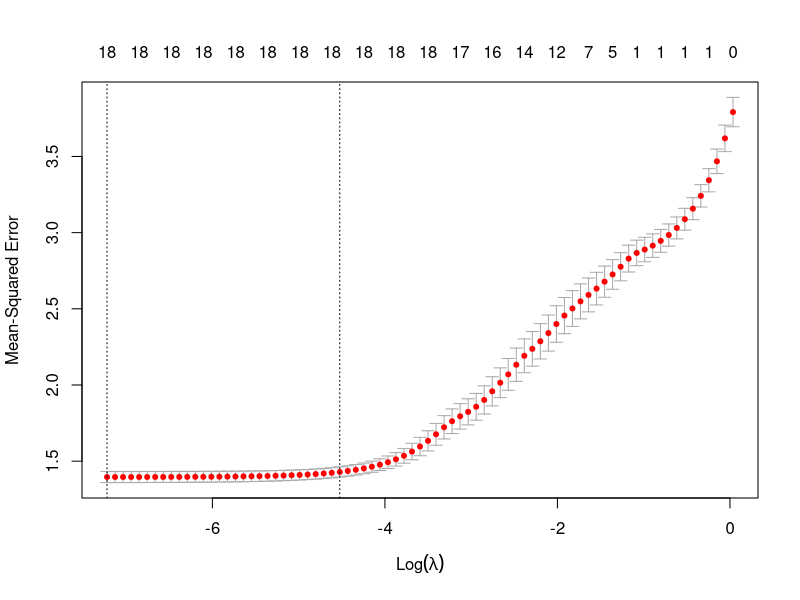
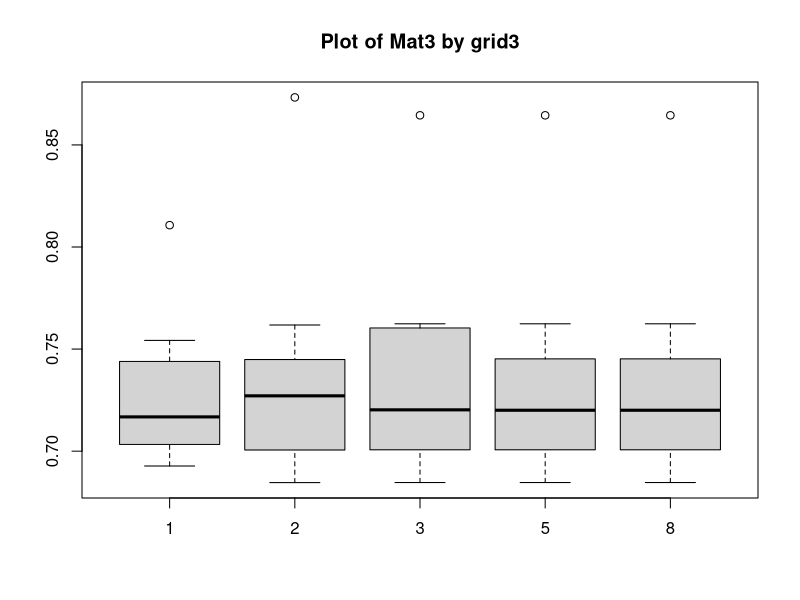
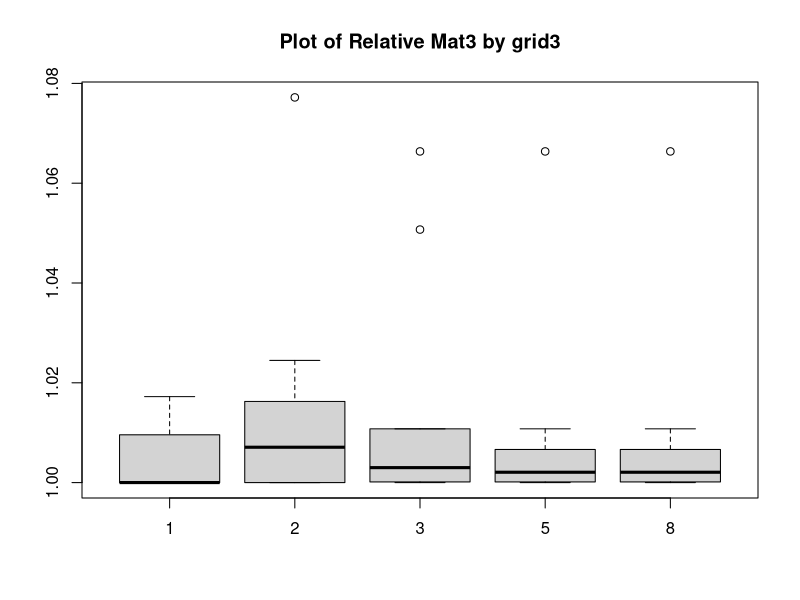
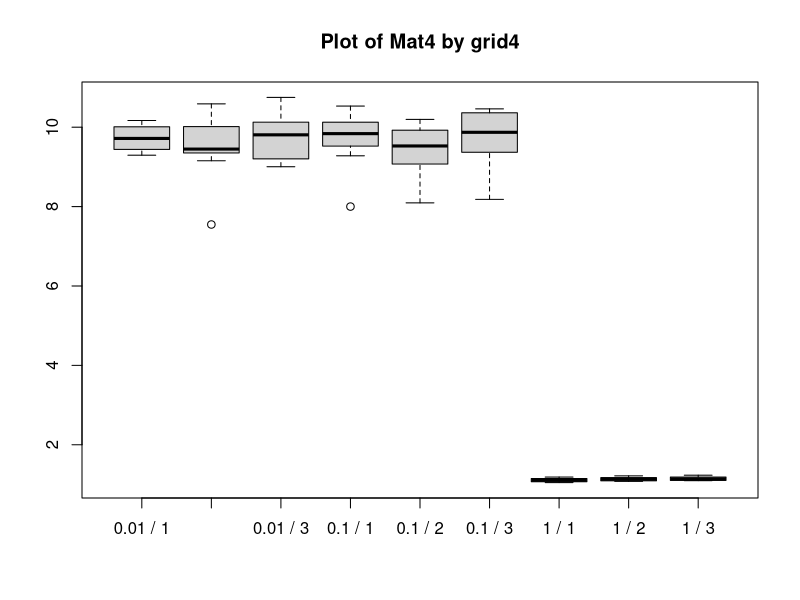
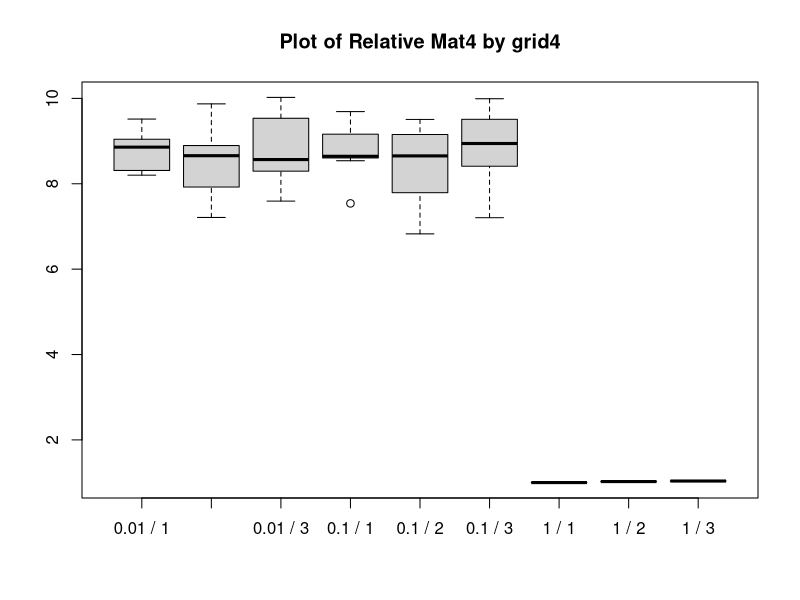
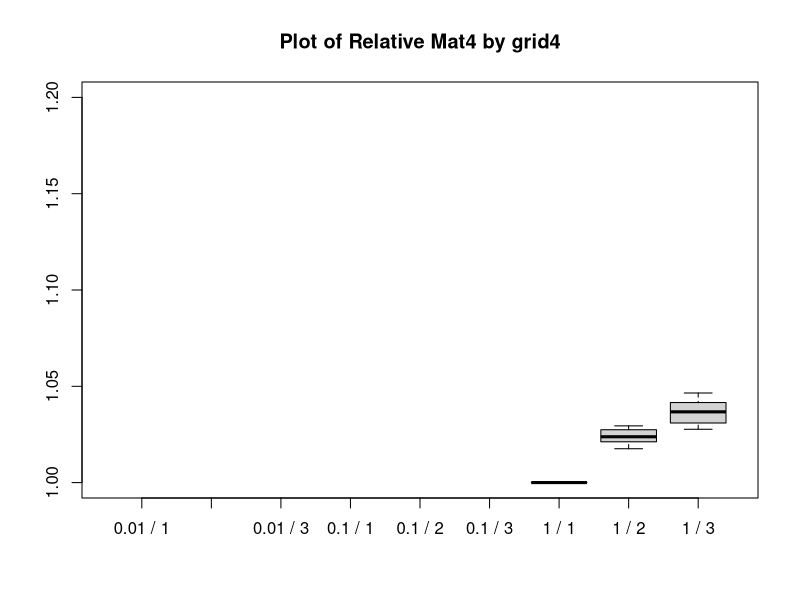

These charts were generated, in order, by the following R code:
# The libraries we need
library(caret)
library(nnet)
library(randomForest)
library(glmnet)

#Read the data and preprocess
ins <- read.csv("Insurance.csv", header=TRUE)
ins = ins[ins$claims>0,]
ins$zone = as.factor(ins$zone)
ins$make = as.factor(ins$make)
##### Replacing factors with dummy variables
#####   One for every level.
ins.dv = data.frame(predict(dummyVars("~.", data=ins), newdata=ins))
head(ins.dv)
summary(ins.dv)

# Creating 2 sets
set.seed(7703185, kind="Mersenne-Twister")
reorder = sample.int(nrow(ins.dv))
set1 = ins.dv[reorder <= 1300,]
set2 = ins.dv[reorder > 1300,]
#######################################################################

# Helper function for later
rescale <- function(x1,x2){
  for(col in 1:ncol(x1)){
    a <- min(x2[,col])
    b <- max(x2[,col])
    x1[,col] <- (x1[,col]-a)/(b-a)
  }
  x1
}

#######################################################################
## Fitting Machines
#######################################################################

## Machine 1: 
set.seed(49128990, kind="Mersenne-Twister")
mod1 = lm(per~., data=set1)
summary(mod1)

# Remove columns from X that "cause problems"
set1a = set1[,-c(9,19)]
mod1a = lm(per~., data=set1a)
summary(mod1a)

p1a = predict(mod1a, newdata=set1)
e1a = mean((set1$per - p1a)^2)
p1b = predict(mod1a, newdata=set2)
e1b = mean((set2$per - p1b)^2)

#######################################################################
## Machine 2: 

set.seed(49128990, kind="Mersenne-Twister")
mod2 = cv.glmnet(y=set1$per, x=as.matrix(set1[,-c(1,9,19)]), 
                 family="gaussian")
mod2
x11()
plot(mod2) 

p2a.1 = predict(mod2, newx=as.matrix(set1[,-c(1,9,19)]), s=mod2$lambda.min)
p2a.2 = predict(mod2, newx=as.matrix(set1[,-c(1,9,19)]), s=mod2$lambda.1se)
e2a.1 = mean((set1$per - p2a.1)^2)
e2a.2 = mean((set1$per - p2a.2)^2)
p2b.1 = predict(mod2, newx=as.matrix(set2[,-c(1,9,19)]), s=mod2$lambda.min)
p2b.2 = predict(mod2, newx=as.matrix(set2[,-c(1,9,19)]), s=mod2$lambda.1se)
e2b.1 = mean((set2$per - p2b.1)^2)
e2b.2 = mean((set2$per - p2b.2)^2)

#######################################################################
## Machine 3

# Will use 2 reps of 5-fold cross-validation to tune this
#### Tune
set.seed(8415478, kind="Mersenne-Twister")
R = 2
V = 5
n1 = nrow(set1)

#### Set up CV Folds
Index1 = matrix(NA, nrow=n1, ncol=R)
for(r in 1:R){
  Index1[,r]=floor((sample.int(n1)-1)*V/n1) + 1
}

#### Set up tuning parameter grid
grid3 = c(1,2,3,5,8)

#### Set up matrices for storing error measures
Mat3 = matrix(NA, nrow=length(grid3), ncol=V*R+1)
Mat3[,1] = grid3

#### Run CV
for (r in 1:R){ 
  for(v in 1:V){
    set1.1 = set1[Index1[,r]!=v,-c(9,19)]
    set1.2 = set1[Index1[,r]==v,-c(9,19)]
    # Start counter for storing grid results in rows
    qq=1
    # Start Analysis Loop for all tuning parameters
    for(g in grid3){
      fit = ppr(per~., data=set1.1, nterms=g, 
                  max.terms=10, sm.method="gcvspline") 
      pfit = predict(fit, newdata=set1.2)
      Mat3[qq,(r-1)*V+v+1] = mean((pfit - set1.2$per)^2)
      qq = qq+1
    }
  }
}
#### Full matrix of results
Mat3
#### Mean error for each tuning parameter
mean.Mat3 = apply(Mat3[,-1], 1, mean)
cbind(grid3,mean.Mat3)

#### Plot results. 
x11(pointsize=10)
boxplot(x=sqrt(Mat3[,-1]), use.cols=FALSE, names=grid3,
        main="Plot of Mat3 by grid3")

#### Plot RELATIVE results. 
lowt = apply(Mat3[,-1], 2, min)

x11(pointsize=10)
boxplot(x=sqrt(t(Mat3[,-1])/lowt), names=grid3,
        main="Plot of Relative Mat3 by grid3")

#### Refit model with lowest mean error
mod3 = ppr(per~., data=set1, nterms=grid3[which.min(mean.Mat3)], 
           max.terms=10, sm.method="gcvspline") 
summary(mod3)

p3a = predict(mod3, newdata=set1)
e3a = mean((set1$per - p3a)^2)
p3b = predict(mod3, newdata=set2)
e3b = mean((set2$per - p3b)^2)

#######################################################################
## Machine 4

# Will use 2 reps of 5-fold cross-validation to tune this
#### Tune
set.seed(1851128, kind="Mersenne-Twister")
R = 2
V = 5
n1 = nrow(set1)

#### Set up CV Folds
Index2 = matrix(NA, nrow=n1, ncol=R)
for(r in 1:R){
  Index2[,r] = floor((sample.int(n1)-1)*V/n1) + 1
}

#### Set up tuning parameter grid
nrounds = 10
grid4 = expand.grid(c(1,2,3),c(.01,.1,1))

#### Set up matrices for storing error measures
Mat4 = matrix(NA, nrow=nrow(grid4), ncol=V*R+ncol(grid4))
Mat4[,c(1,2)] = as.matrix(grid4)

#### Run CV
for (r in 1:R){ 
  for(v in 1:V){
    set1.1y = as.matrix(set1[Index2[,r]!=v,]$per)
    set1.1xu = as.matrix(set1[Index2[,r]!=v,-c(1,9,19)]) 
    set1.1x = rescale(set1.1xu, set1.1xu) 

    set1.2y = as.matrix(set1[Index2[,r]==v,]$per)
    set1.2xu = as.matrix(set1[Index2[,r]==v,-c(1,9,19)]) 
    set1.2x = rescale(set1.2xu, set1.1xu) 
    
    # Start counter for storing grid results in rows
    for(qq in 1:nrow(Mat4)){
      ## Restart nnet nrounds times to get best fit for each set of parameters 
      val.final = 9e99
      #  check <- MSE.final
      for(i in 1:nrounds){
        fit = nnet(y=set1.1y, x=set1.1x, linout=TRUE, 
                   size=grid4[qq,2], decay=grid4[qq,1], 
                   maxit=2000, trace=FALSE)
        val = fit$value/nrow(set1.1x)
        if(val < val.final){ 
          val.final = val
          fit.final = fit
        }
      pfit = predict(fit.final, newdata=set1.2x)
      Mat4[qq,(r-1)*V+v+2] = mean((set1.2y - pfit)^2)
      }
    }
  }
}
#### Full matrix of results
Mat4

#### Mean error for each tuning parameter
mean.Mat4 = apply(Mat4[,-c(1,2)], 1, mean)
cbind(grid4,mean.Mat4)

g4names = paste(Mat4[,2],"/",Mat4[,1])

#### Plot results. 
x11(pointsize=10)
boxplot(x=sqrt(Mat4[,-c(1,2)]), use.cols=FALSE, names=g4names,
        main="Plot of Mat4 by grid4")

#### Plot RELATIVE results. 
lowt = apply(Mat4[,-c(1,2)], 2, min)

x11(pointsize=10)
boxplot(x=sqrt(t(Mat4[,-c(1,2)])/lowt), names=g4names,
        main="Plot of Relative Mat4 by grid4")

#### Plot FOCUSED RELATIVE results. 

x11(pointsize=10)
boxplot(x=sqrt(t(Mat4[,-c(1,2)])/lowt), names=g4names, ylim=c(1,1.2),
        main="Plot of Relative Mat4 by grid4")

mean.rMat4 = apply(t(Mat4[,-c(1,2)])/lowt, 2, mean)
cbind(grid4,mean.rMat4)
best.parms = as.numeric(grid4[which.min(mean.rMat4),])


#### Fit Chosen Model
set1.y = as.matrix(set1$per)
set1.xu = as.matrix(set1[,-c(1,9,19)]) 
set1.x = rescale(set1.xu, set1.xu) 

set2.y = as.matrix(set2$per)
set2.xu = as.matrix(set2[,-c(1,9,19)]) 
set2.x = rescale(set2.xu, set1.xu) 


mod4 = nnet(y=set1.y, x=set1.x, linout=TRUE, 
            size=best.parms[2], decay=best.parms[1], 
            maxit=2000, trace=FALSE)
summary(mod4)

p4a = predict(mod4, newdata=set1.x)
e4a = mean((set1.y - p4a)^2)
p4b = predict(mod4, newdata=set2.x)
e4b = mean((set2.y - p4b)^2)
